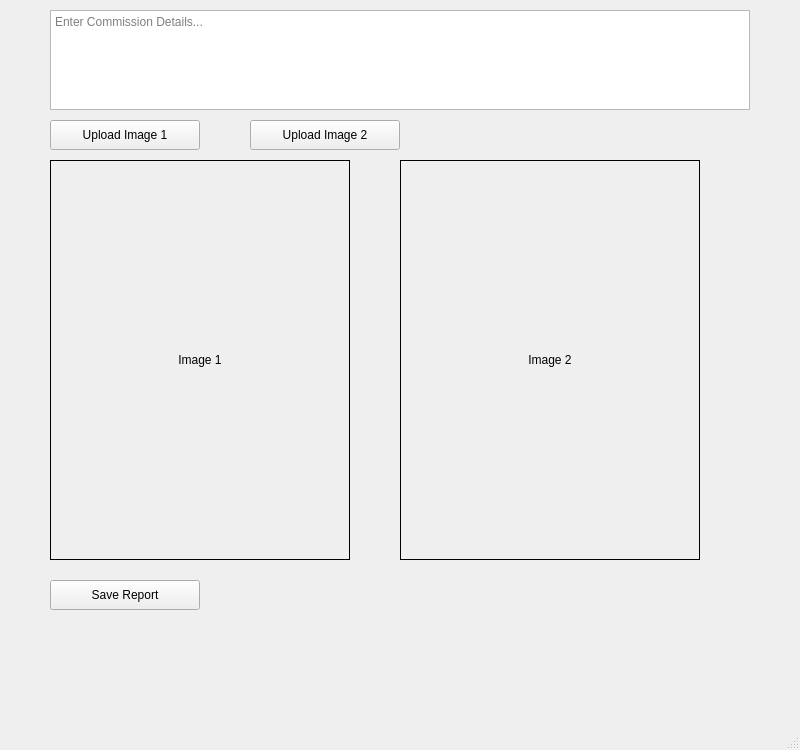
<?xml version="1.0" encoding="UTF-8"?>
<ui version="4.0">
 <class>MainWindow</class>
 <widget class="QMainWindow" name="MainWindow">
  <property name="geometry">
   <rect>
    <x>0</x>
    <y>0</y>
    <width>800</width>
    <height>750</height>
   </rect>
  </property>
  <property name="windowTitle">
   <string>鉴定文书生成工具</string>
  </property>
  <widget class="QWidget" name="centralwidget">
   <!-- 委托事项输入框 -->
   <widget class="QTextEdit" name="textedit_commission">
    <property name="geometry">
     <rect>
      <x>50</x>
      <y>10</y>
      <width>700</width>
      <height>100</height>
     </rect>
    </property>
    <property name="placeholderText">
     <string>Enter Commission Details...</string>
    </property>
   </widget>
   <!-- 上传图像按钮 -->
   <widget class="QPushButton" name="button_upload_image1">
    <property name="geometry">
     <rect>
      <x>50</x>
      <y>120</y>
      <width>150</width>
      <height>30</height>
     </rect>
    </property>
    <property name="text">
     <string>Upload Image 1</string>
    </property>
   </widget>
   <widget class="QPushButton" name="button_upload_image2">
    <property name="geometry">
     <rect>
      <x>250</x>
      <y>120</y>
      <width>150</width>
      <height>30</height>
     </rect>
    </property>
    <property name="text">
     <string>Upload Image 2</string>
    </property>
   </widget>
   <!-- 检材图像显示 -->
   <widget class="QLabel" name="label_image1">
    <property name="geometry">
     <rect>
      <x>50</x>
      <y>160</y>
      <width>300</width>
      <height>400</height>
     </rect>
    </property>
    <property name="text">
     <string>Image 1</string>
    </property>
    <property name="alignment">
     <set>Qt::AlignCenter</set>
    </property>
    <property name="frameShape">
     <enum>QFrame::Box</enum>
    </property>
   </widget>
   <!-- 样本图像显示 -->
   <widget class="QLabel" name="label_image2">
    <property name="geometry">
     <rect>
      <x>400</x>
      <y>160</y>
      <width>300</width>
      <height>400</height>
     </rect>
    </property>
    <property name="text">
     <string>Image 2</string>
    </property>
    <property name="alignment">
     <set>Qt::AlignCenter</set>
    </property>
    <property name="frameShape">
     <enum>QFrame::Box</enum>
    </property>
   </widget>
   <!-- 保存报告按钮 -->
   <widget class="QPushButton" name="button_save_report">
    <property name="geometry">
     <rect>
      <x>50</x>
      <y>580</y>
      <width>150</width>
      <height>30</height>
     </rect>
    </property>
    <property name="text">
     <string>Save Report</string>
    </property>
   </widget>
  </widget>
  <widget class="QMenuBar" name="menubar"/>
  <widget class="QStatusBar" name="statusbar"/>
 </widget>
</ui>
